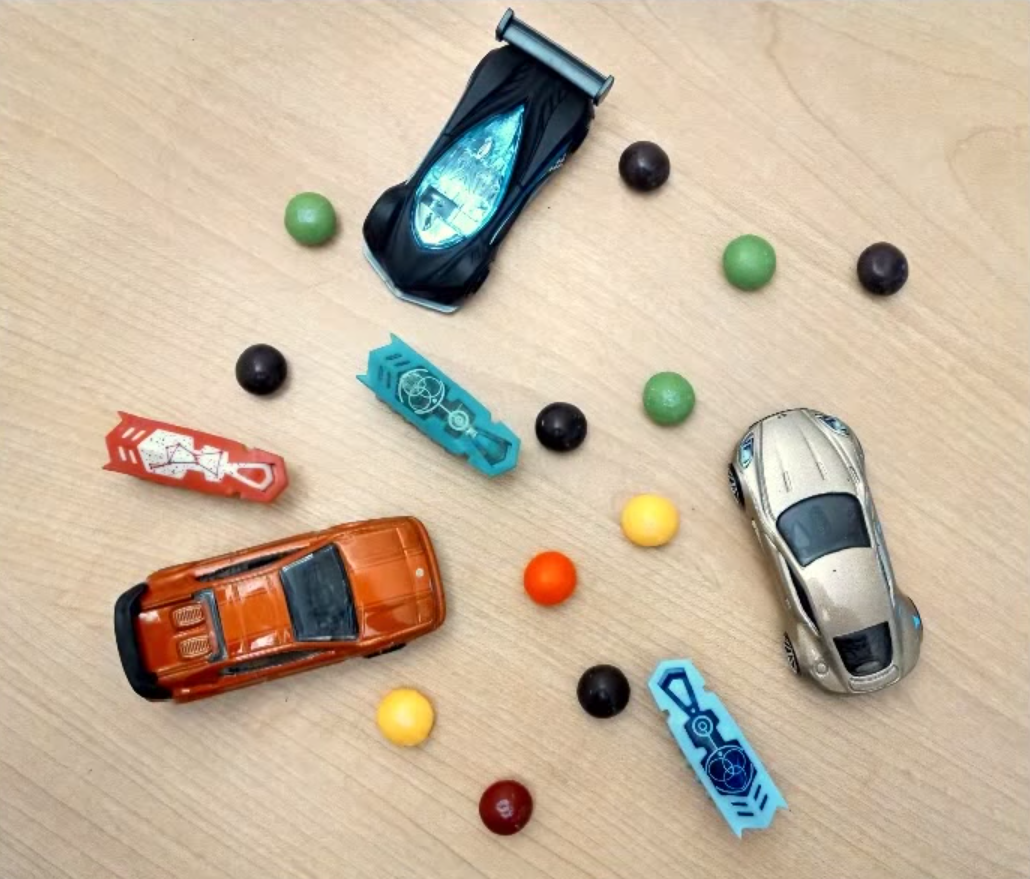
%> input picture ImagePrecessing/basics/candy.png, 1030 x 879 px
$ octave test1.m   (GNU Octave 9; MATLAB toolbox functions it lacks are replaced by stand-ins)
%> lines starting %> are read from the running program, lines starting %| are printed output that depends on the picture; in (x1, y1, x2, y2) boxes, pixels count from 0 and x2, y2 are one past the last pixel; in counts of white or black regions, pixels touching at a corner belong together; the program's own positions count from 1
a=imread('candy.png');
%> a is the input picture: size 879x1030x3 uint8; mean R, G, B 198.1, 181.4, 159.1

imshow(a);


red=a(:,:,1);
blue=a(:,:,3);
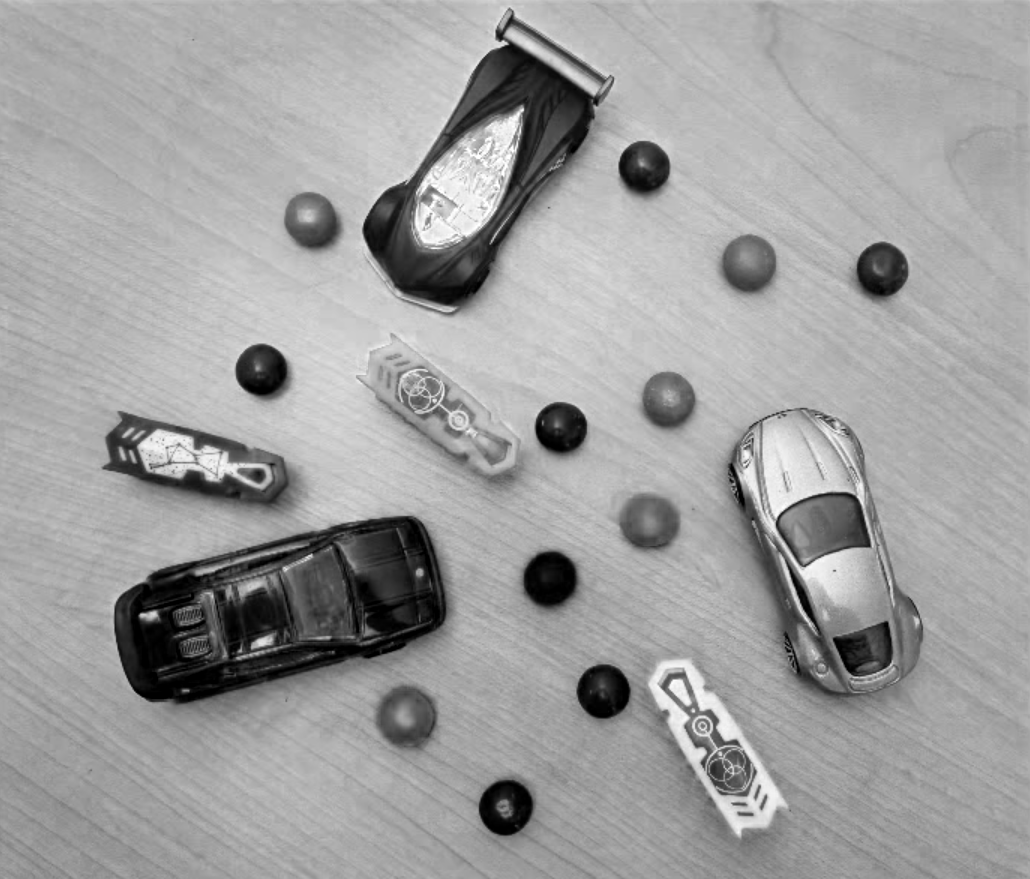
%> blue: size 879x1030 uint8; min 0, max 255, mean 159.1
green=a(:,:,2);


% [10 lines of commented-out code are left out]


redbw=im2bw(red,0.65385);
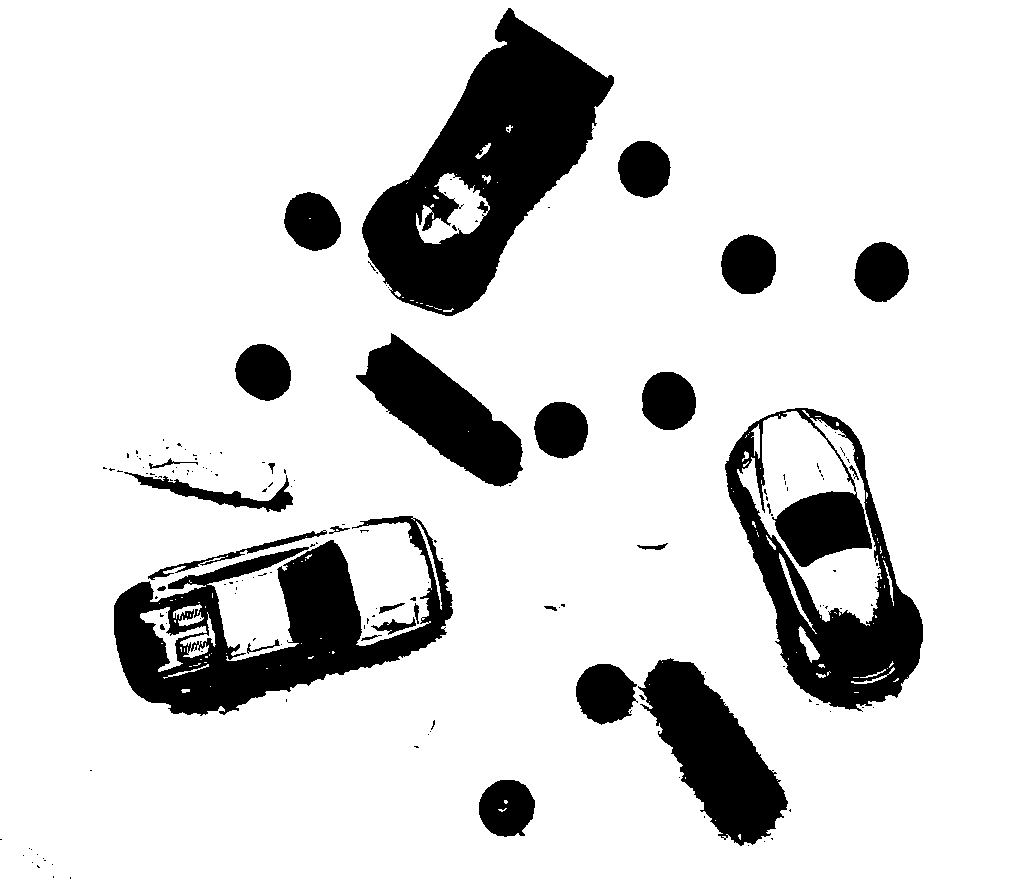
%> redbw: size 879x1030 logical; 84.9% white; 165 black regions (135 under 20 px), largest, box (x1, y1, x2, y2) and area: (362, 8, 614, 316) 34250, (114, 516, 453, 716) 26904, (725, 408, 923, 712) 23775
subplot(2,2,1);
imshow(redbw);
title('redbw');


greenbw=im2bw(green,0.60385);
%> greenbw: size 879x1030 logical; 84.5% white; 195 black regions (158 under 20 px), largest, box (x1, y1, x2, y2) and area: (114, 516, 454, 720) 45255, (362, 8, 614, 316) 27623, (724, 408, 923, 713) 17382
subplot(2,2,2);
imshow(greenbw);
title('greenbw');


bluebw=im2bw(blue,0.50385);
%> bluebw: size 879x1030 logical; 85.1% white; 180 black regions (127 under 20 px), largest, box (x1, y1, x2, y2) and area: (114, 516, 453, 715) 44625, (362, 8, 614, 316) 25016, (725, 408, 923, 712) 13992
subplot(2,2,3);
imshow(bluebw);
title('bluebw');


igray=rgb2gray(a);
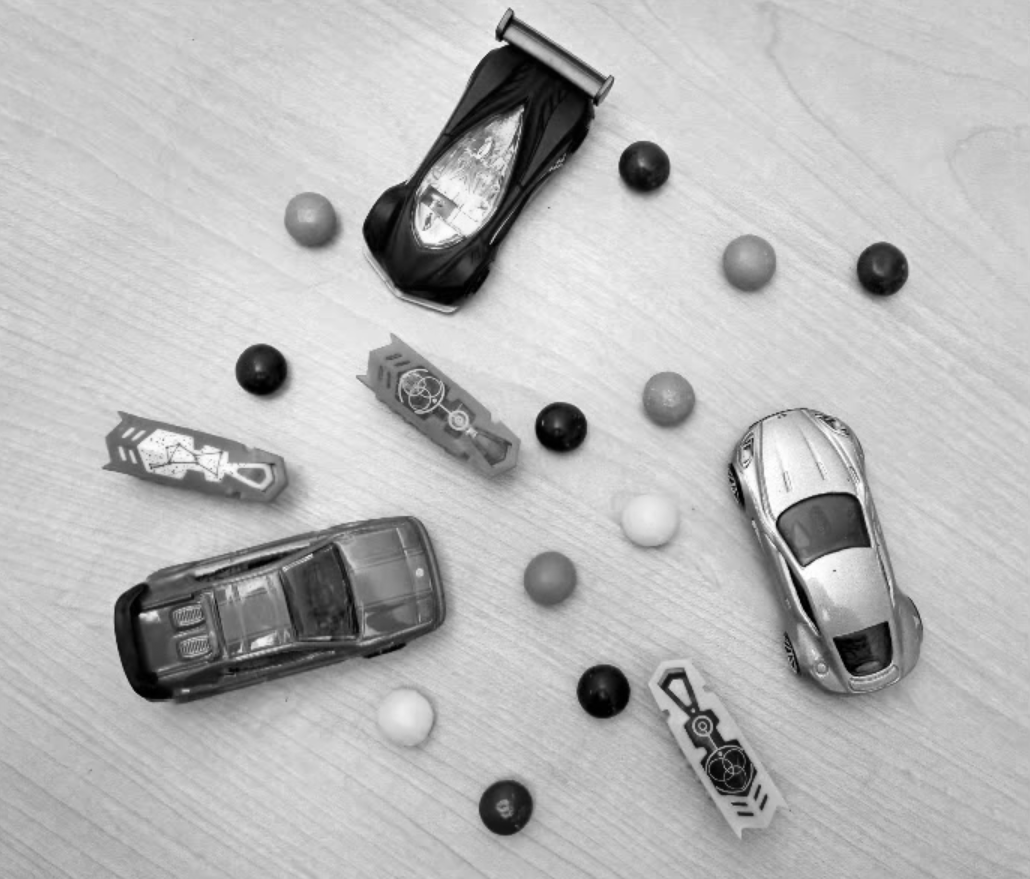
%> igray: size 879x1030 uint8; min 0, max 254, mean 183.8

bwsum=(redbw & greenbw & bluebw);
%> bwsum: size 879x1030 logical; 81.2% white; 146 black regions (124 under 20 px), largest, box (x1, y1, x2, y2) and area: (114, 516, 454, 720) 45625, (362, 8, 614, 316) 34379, (724, 408, 923, 713) 24413
subplot(2,2,4);
imcomp=imcomplement(bwsum);
imshow(imfill(imcomp,'holes'));
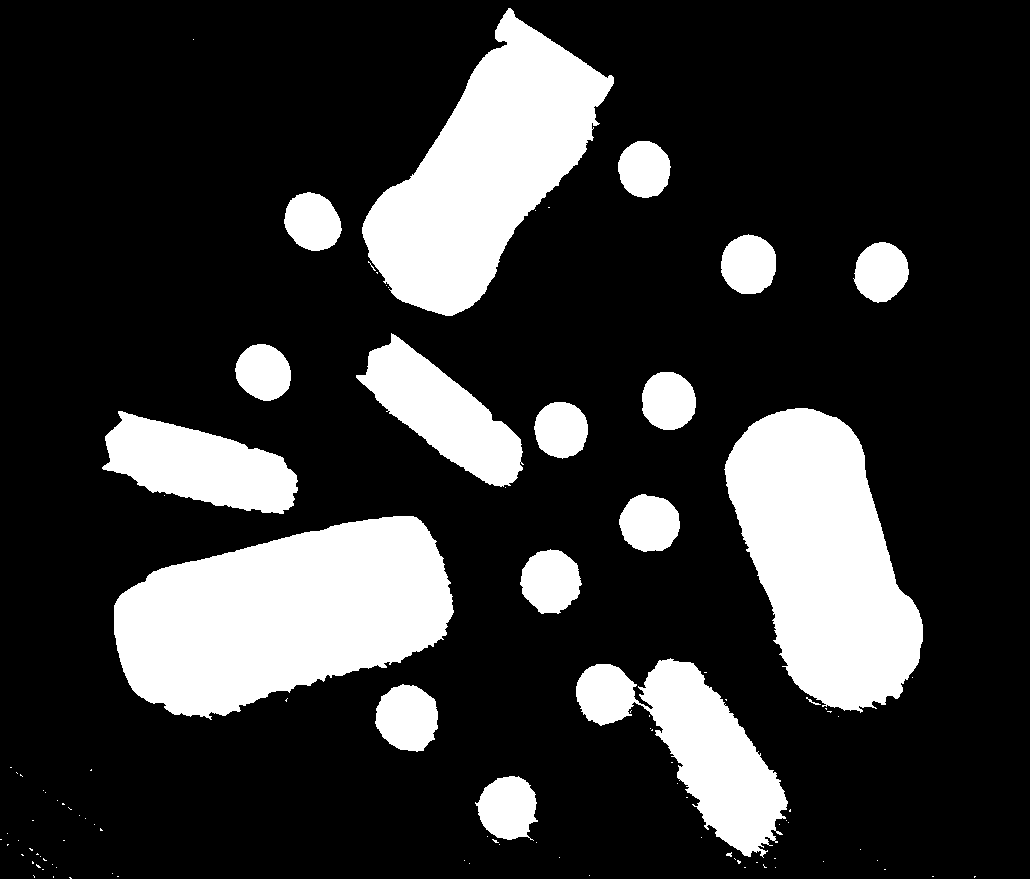
%> displayed picture: size 879x1030 logical; 21.3% white; 102 white regions (84 under 20 px), largest, box (x1, y1, x2, y2) and area: (114, 516, 454, 720) 46933, (724, 408, 923, 713) 38458, (362, 8, 614, 316) 37060
title('bwsum');

$ run again, with ImagePrecessing/basics/me.jpg saved as ImagePrecessing/basics/candy.png
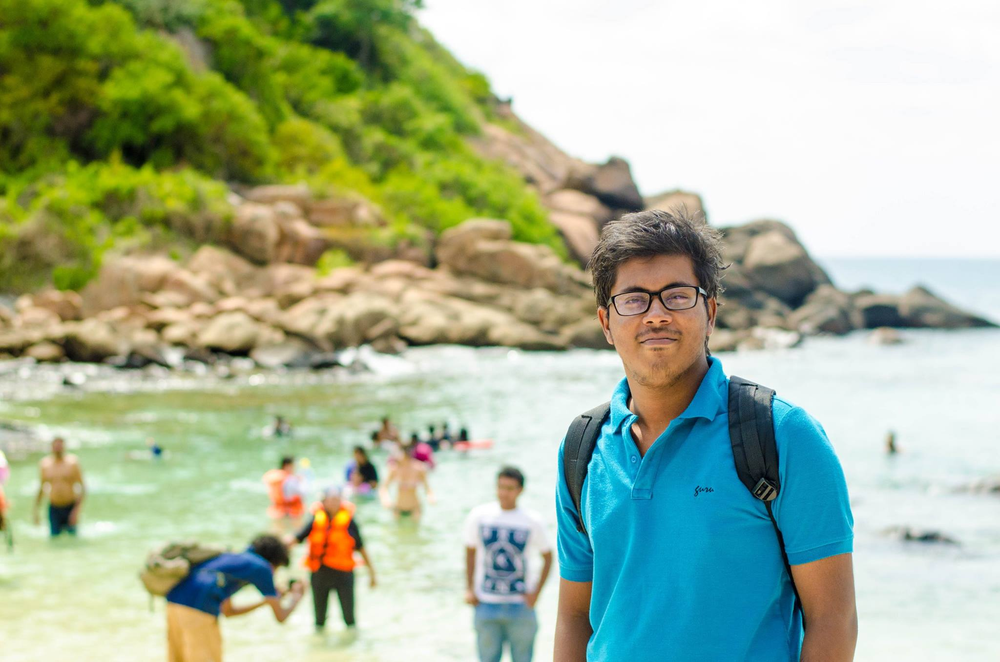
%> input picture ImagePrecessing/basics/me.jpg, 1000 x 662 px, shrunk from 2048 x 1356 before the run
%> a is the input picture: size 662x1000x3 uint8; mean R, G, B 167, 181.6, 153.4
%> `redbw=im2bw(red,0.65385);`:
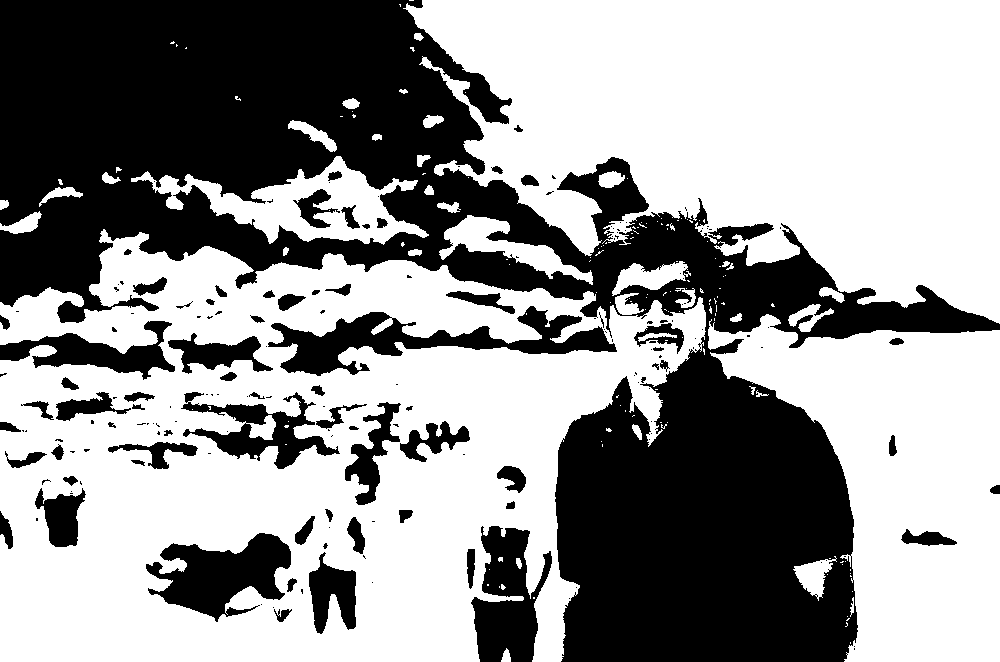
%> redbw: size 662x1000 logical; 59.3% white; 184 black regions (114 under 20 px), largest, box (x1, y1, x2, y2) and area: (0, 0, 1000, 662) 218802, (268, 306, 617, 376) 8411, (146, 533, 291, 622) 7001
%> greenbw: size 662x1000 logical; 65.5% white; 201 black regions (151 under 20 px), largest, box (x1, y1, x2, y2) and area: (0, 158, 1000, 662) 129230, (0, 0, 480, 231) 63372, (146, 499, 369, 630) 12048
%> bluebw: size 662x1000 logical; 62.5% white; 140 black regions (75 under 20 px), largest, box (x1, y1, x2, y2) and area: (0, 0, 833, 459) 191438, (140, 498, 376, 662) 15396, (727, 380, 857, 662) 12141
%> bwsum: size 662x1000 logical; 51.2% white; 83 black regions (47 under 20 px), largest, box (x1, y1, x2, y2) and area: (0, 0, 1000, 662) 275917, (140, 498, 376, 662) 16988, (5, 385, 349, 474) 9317
%> `imshow(imfill(imcomp,'holes'));`:
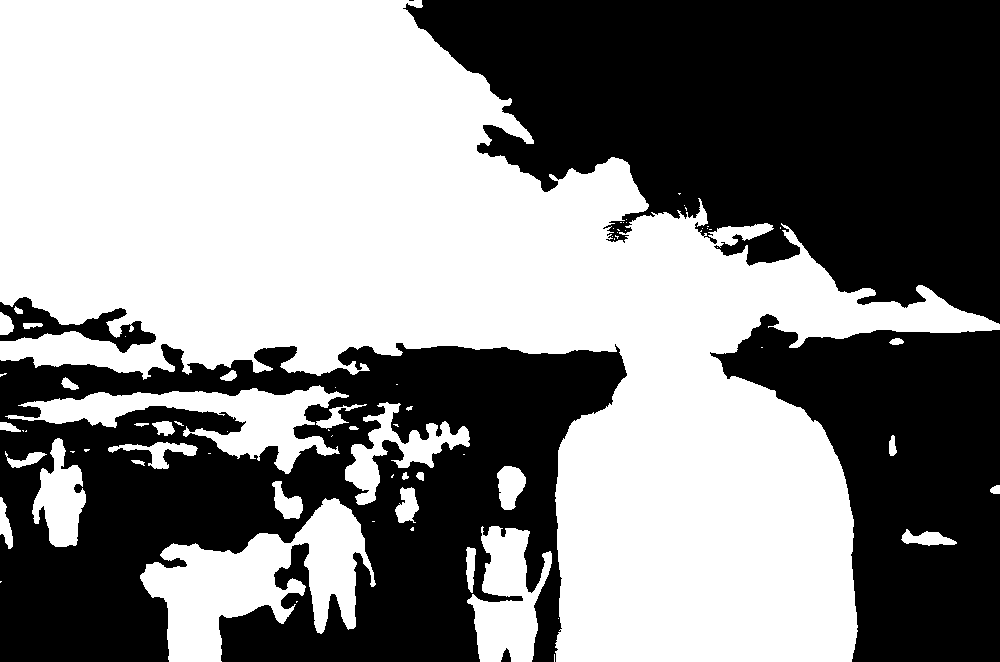
%> displayed picture: size 662x1000 logical; 52.8% white; 6 black regions (1 under 20 px), largest, box (x1, y1, x2, y2) and area: (0, 343, 627, 662) 125986, (403, 0, 1000, 324) 125643, (710, 314, 1000, 662) 57323, (0, 297, 156, 353) 3148, (501, 648, 511, 662) 92
